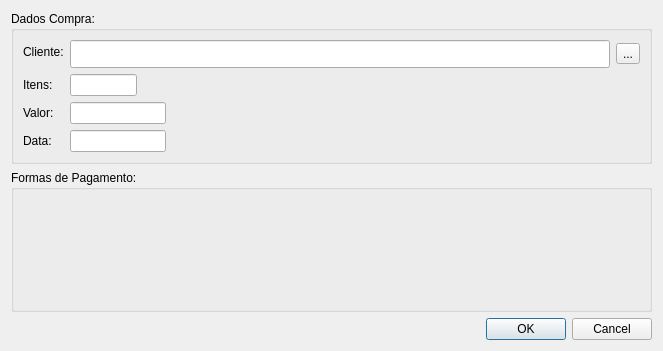
<?xml version="1.0" encoding="UTF-8"?>
<ui version="4.0">
 <class>VendaAdd</class>
 <widget class="QWidget" name="VendaAdd">
  <property name="geometry">
   <rect>
    <x>0</x>
    <y>0</y>
    <width>663</width>
    <height>351</height>
   </rect>
  </property>
  <property name="windowTitle">
   <string>Form</string>
  </property>
  <layout class="QVBoxLayout" name="verticalLayout_3">
   <item>
    <layout class="QVBoxLayout" name="verticalLayout_2">
     <item>
      <widget class="QGroupBox" name="groupBox">
       <property name="maximumSize">
        <size>
         <width>200000</width>
         <height>172</height>
        </size>
       </property>
       <property name="title">
        <string>Dados Compra:</string>
       </property>
       <layout class="QVBoxLayout" name="verticalLayout">
        <item>
         <layout class="QFormLayout" name="formLayout">
          <item row="0" column="0">
           <widget class="QLabel" name="label">
            <property name="text">
             <string>Cliente:</string>
            </property>
           </widget>
          </item>
          <item row="0" column="1">
           <layout class="QHBoxLayout" name="horizontalLayout">
            <item>
             <widget class="QLineEdit" name="clienteLineEdit">
              <property name="minimumSize">
               <size>
                <width>198</width>
                <height>28</height>
               </size>
              </property>
             </widget>
            </item>
            <item>
             <widget class="QToolButton" name="findClienteButton">
              <property name="text">
               <string>...</string>
              </property>
             </widget>
            </item>
           </layout>
          </item>
          <item row="1" column="0">
           <widget class="QLabel" name="label_2">
            <property name="text">
             <string>Itens:</string>
            </property>
           </widget>
          </item>
          <item row="1" column="1">
           <widget class="QLineEdit" name="itensLineEdit">
            <property name="maximumSize">
             <size>
              <width>67</width>
              <height>28</height>
             </size>
            </property>
           </widget>
          </item>
          <item row="2" column="0">
           <widget class="QLabel" name="label_3">
            <property name="text">
             <string>Valor:</string>
            </property>
           </widget>
          </item>
          <item row="2" column="1">
           <widget class="QLineEdit" name="valorLineEdit">
            <property name="maximumSize">
             <size>
              <width>96</width>
              <height>28</height>
             </size>
            </property>
           </widget>
          </item>
          <item row="3" column="0">
           <widget class="QLabel" name="label_4">
            <property name="text">
             <string>Data:</string>
            </property>
           </widget>
          </item>
          <item row="3" column="1">
           <widget class="QLineEdit" name="dataLineEdit">
            <property name="maximumSize">
             <size>
              <width>96</width>
              <height>28</height>
             </size>
            </property>
            <property name="inputMask">
             <string/>
            </property>
           </widget>
          </item>
         </layout>
        </item>
       </layout>
      </widget>
     </item>
     <item>
      <widget class="QGroupBox" name="groupBox_2">
       <property name="title">
        <string>Formas de Pagamento:</string>
       </property>
      </widget>
     </item>
    </layout>
   </item>
   <item>
    <widget class="QDialogButtonBox" name="buttonBox">
     <property name="standardButtons">
      <set>QDialogButtonBox::Cancel|QDialogButtonBox::Ok</set>
     </property>
    </widget>
   </item>
  </layout>
 </widget>
 <resources/>
 <connections/>
</ui>
